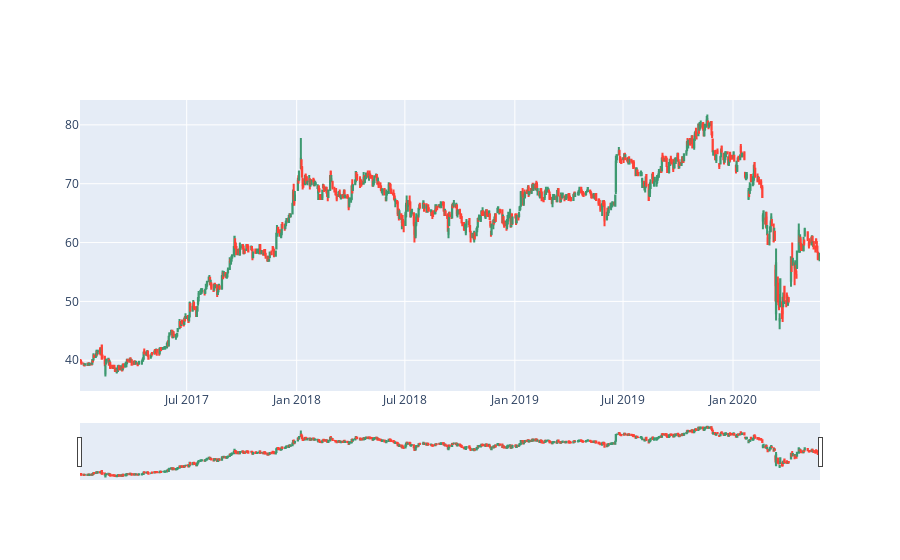

Notebook source saved alongside this figure:
### Markdown cell above
จากนั้นเราใช้ function Candlestick จาก library ของ plotly ได้โดยดังนี้ 

ซื่งแทน ตาราง AOT ลงในตัวแปรดังต่อไปนี้ 
* x (ค่าแกน x หรือในกรณีนี้คือ time series)
* open (ราคาเปิดของแต่ละวัน)
* high (ราคาสูงสุดของแต่ละวัน)
* low (ราคาต่ำสุดของแต่ละวัน)
* close (ราคปิดของแต่ละวัน)

### Code cell
fig = go.Figure(
        go.Candlestick(
            x=AOT['Date'],
            open=AOT['Open'],
            high=AOT['High'],
            low=AOT['Low'],
            close=AOT['Close']))
fig.show()

### Figure 1 — Plotly figure (JSON) as saved in the notebook; plotly's stock layout.template omitted (floating-point values rounded to 4 significant figures; data arrays with more than 128 entries replaced by an {"elided": "..."} marker saying what was removed)
{"data": [{"close": {"elided": "829 float values"}, "high": {"elided": "829 float values"}, "low": {"elided": "829 float values"}, "open": {"elided": "829 float values"}, "type": "candlestick", "x": {"elided": "829 str values"}}], "layout": {"autosize": true, "xaxis": {"autorange": true, "range": ["2017-01-03 12:00", "2020-05-25 12:00"], "rangeslider": {"autorange": true, "range": ["2017-01-03 12:00", "2020-05-25 12:00"], "yaxis": {"_template": null, "rangemode": "match"}}, "type": "date"}, "yaxis": {"autorange": true, "range": [34.78, 84.22]}}}
